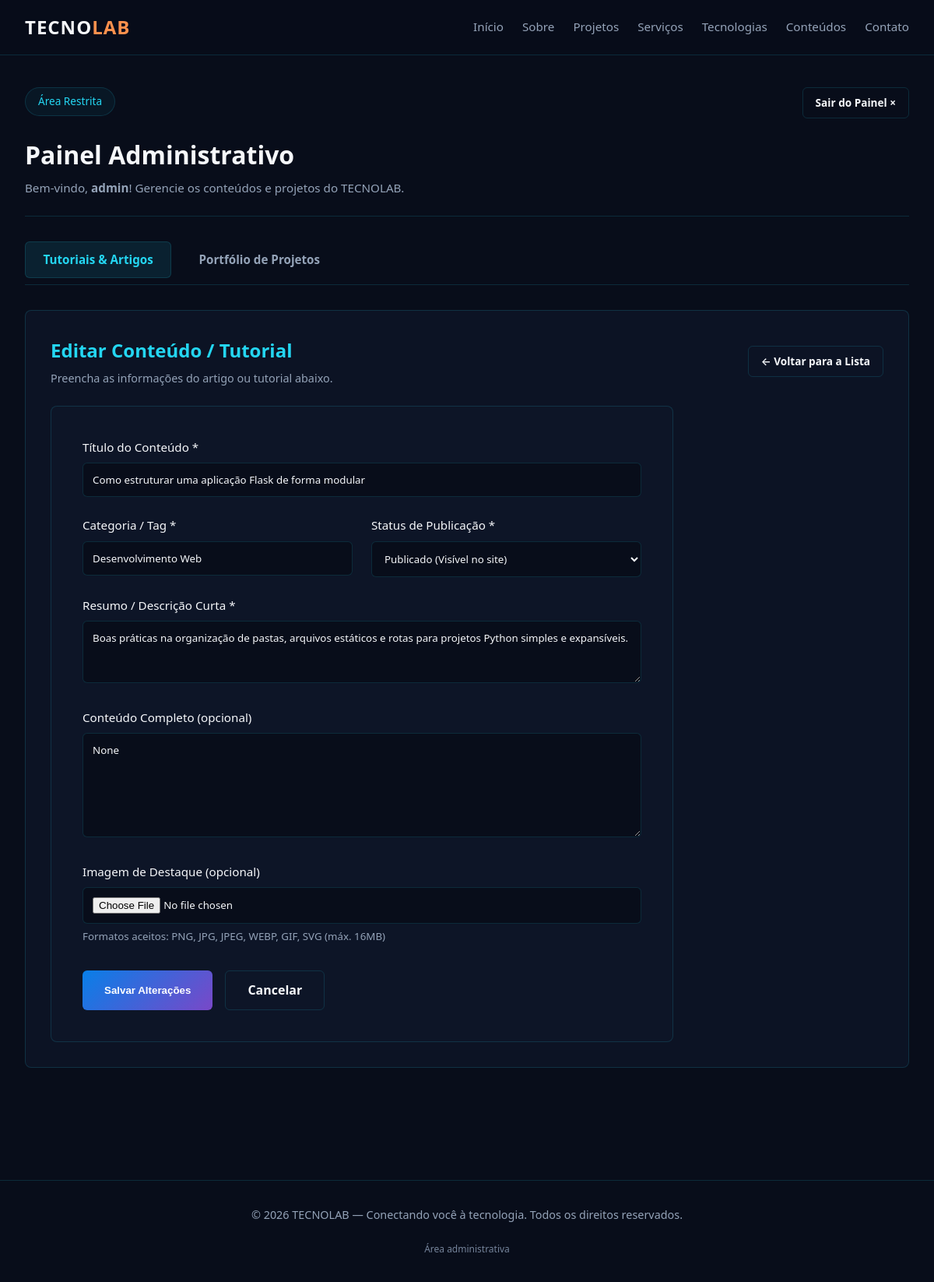
Screenshot of /admin/tutoriais/editar/1 (signed in) with the database file from the repository.
### tables this page shows
CREATE TABLE tutorials (
            id INTEGER PRIMARY KEY AUTOINCREMENT,
            title TEXT NOT NULL,
            category TEXT NOT NULL,
            description TEXT NOT NULL,
            content TEXT,
            image_path TEXT,
            is_published INTEGER DEFAULT 1,
            created_at TIMESTAMP DEFAULT CURRENT_TIMESTAMP,
            updated_at TIMESTAMP DEFAULT CURRENT_TIMESTAMP
        );

### app.py (the view, shortened to what this page needs)
@app.route('/admin/tutoriais/editar/<int:id>', methods=['GET', 'POST'])
@admin_required
def admin_tutorial_edit(id):
    conn = get_db()
    cursor = conn.cursor()
    cursor.execute('SELECT * FROM tutorials WHERE id = ?', (id,))
    tutorial = cursor.fetchone()
    if not tutorial:
        conn.close()
        flash('Conteúdo não encontrado.', 'error')
        return redirect(url_for('admin_tutorials'))
    conn.close()
    return render_template('admin/tutorial_form.html', action='edit', tutorial=tutorial, active_tab='tutorials')

### app.py (called while the page is built)
def get_db():
    conn = sqlite3.connect(app.config['DATABASE_PATH'])
    conn.row_factory = sqlite3.Row
    return conn

def admin_required(f):
    @wraps(f)
    def decorated_function(*args, **kwargs):
        if not session.get('admin_logged_in'):
            flash('Por favor, faça login para acessar a área administrativa.', 'error')
            return redirect(url_for('admin_login', next=request.path))
        return f(*args, **kwargs)
    return decorated_function

### templates/admin/tutorial_form.html (shortened to what this page needs)
{% extends 'admin/layout.html' %}
{% block admin_content %}
<div class="admin-panel-header">
    <div>
        <h2 style="color: var(--accent-cyan); font-size: 1.5rem; margin-bottom: 0.3rem;">
            {% if action == 'edit' %}Editar Conteúdo / Tutorial{% else %}Novo Conteúdo / Tutorial{% endif %}
        </h2>
        <p style="color: var(--text-muted); font-size: 0.9rem;">Preencha as informações do artigo ou tutorial abaixo.</p>
    </div>
    <div>
        <a href="{{ url_for('admin_tutorials') }}" class="btn btn-secondary btn-sm">&larr; Voltar para a Lista</a>
    </div>
</div>
<form method="POST" enctype="multipart/form-data" class="contact-form" style="max-width: 800px; margin-top: 1rem;">
    <div class="form-group">
        <label for="title">Título do Conteúdo *</label>
        <input type="text" id="title" name="title" required value="{{ tutorial.title if tutorial else '' }}" placeholder="Ex.: Como estruturar uma aplicação Flask de forma modular">
    </div>
    <div style="display: grid; grid-template-columns: 1fr 1fr; gap: 1.5rem;">
        <div class="form-group">
            <label for="category">Categoria / Tag *</label>
            <input type="text" id="category" name="category" required value="{{ tutorial.category if tutorial else 'Desenvolvimento Web' }}" placeholder="Ex.: Python, CSS3, Flask">
        </div>
        <div class="form-group">
            <label for="status">Status de Publicação *</label>
            <select id="status" name="status" class="form-select">
                <option value="published" {% if not tutorial or tutorial.is_published == 1 %}selected{% endif %}>Publicado (Visível no site)</option>
            </select>
        </div>
    </div>
    <div class="form-group">
        <label for="description">Resumo / Descrição Curta *</label>
        <textarea id="description" name="description" rows="3" required placeholder="Breve introdução que aparecerá nos cards da página de conteúdos...">{{ tutorial.description if tutorial else '' }}</textarea>
    </div>
    <div class="form-group">
        <label for="content">Conteúdo Completo (opcional)</label>
        <textarea id="content" name="content" rows="6" placeholder="Artigo detalhado, passos, códigos ou instruções completas...">{{ tutorial.content if tutorial else '' }}</textarea>
    </div>
    <div class="form-group">
        <label for="image">Imagem de Destaque (opcional)</label>
        <input type="file" id="image" name="image" accept="image/png, image/jpeg, image/jpg, image/webp, image/gif, image/svg+xml">
        <small style="color: var(--text-muted); display: block; margin-top: 0.4rem;">Formatos aceitos: PNG, JPG, JPEG, WEBP, GIF, SVG (máx. 16MB)</small>
    </div>
    <div class="form-actions" style="margin-top: 2rem; display: flex; gap: 1rem;">
        <button type="submit" class="btn btn-primary">
            {% if action == 'edit' %}Salvar Alterações{% else %}Publicar / Salvar Conteúdo{% endif %}
        </button>
        <a href="{{ url_for('admin_tutorials') }}" class="btn btn-secondary">Cancelar</a>
    </div>
</form>
{% endblock %}

### static/css/style.css (style rules this page uses)
:root { --bg-primary: #080D1A; --bg-secondary: #0F172A; --accent-electric: #087FE8; --accent-cyan: #24D6F2; --accent-purple: #7948C8; --accent-orange: #FF914D; --text-main: #F5F7FA; --text-muted: #94A3B8; --border-subtle: rgba(36, 214, 242, 0.15); --card-bg: rgba(15, 23, 42, 0.7); --font-family: 'Segoe UI', system-ui, -apple-system, sans-serif; }
* { margin: 0; padding: 0; box-sizing: border-box; }
body { background-color: var(--bg-primary); color: var(--text-main); font-family: var(--font-family); line-height: 1.6; overflow-x: hidden; }
.btn { display: inline-block; padding: 0.75rem 1.75rem; border-radius: 6px; text-decoration: none; font-weight: 600; transition: all 0.3s ease; cursor: pointer; }
.btn-primary { background: linear-gradient(135deg, var(--accent-electric), var(--accent-purple)); color: #fff; border: none; }
.btn-secondary { background: transparent; color: var(--text-main); border: 1px solid var(--border-subtle); }
.contact-form { background: var(--card-bg); border: 1px solid var(--border-subtle); padding: 2.5rem; border-radius: 8px; }
.form-group { margin-bottom: 1.5rem; }
.form-group label { display: block; margin-bottom: 0.5rem; color: var(--text-main); font-size: 0.95rem; }
.form-group input, .form-group textarea { width: 100%; padding: 0.75rem; background: var(--bg-primary); border: 1px solid var(--border-subtle); border-radius: 6px; color: var(--text-main); font-family: inherit; transition: border-color 0.3s ease; }
.admin-panel-header { display: flex; justify-content: space-between; align-items: center; margin-bottom: 1.5rem; flex-wrap: wrap; gap: 1rem; }
.btn-sm { padding: 0.5rem 1rem; font-size: 0.85rem; }
.form-select { width: 100%; padding: 0.75rem; background: var(--bg-primary); border: 1px solid var(--border-subtle); border-radius: 6px; color: var(--text-main); font-family: inherit; transition: border-color 0.3s ease; }

### rows the page displays
tutorials: title "Como estruturar uma aplicação Flask de forma modular", category "Desenvolvimento Web", status "Publicado (Visível no site)", description "Boas práticas na organização de pastas, arquivos estáticos e rotas para projetos Python simples e expansíveis."

### other values shown
{{ session.get('username', 'Admin') }} "admin"
